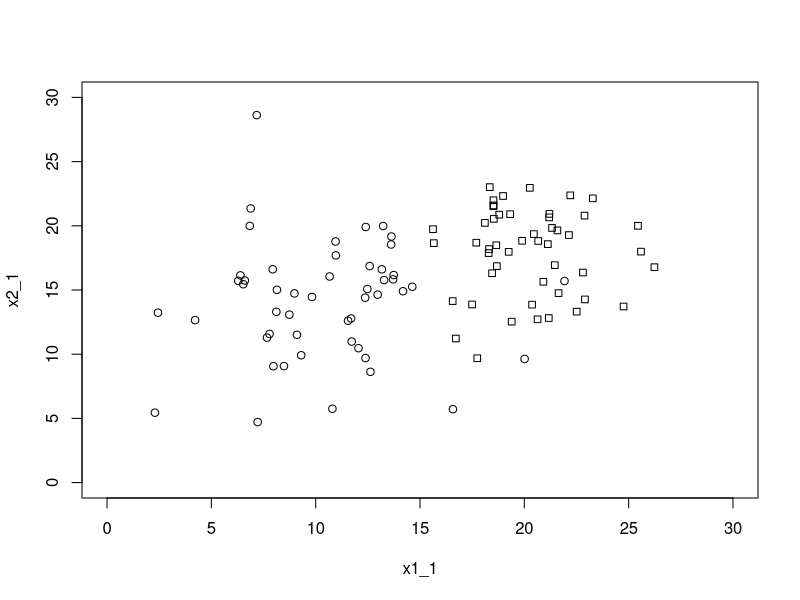

The R script that drew this image:
library(e1071)
x1_1 <- rnorm(50, mean = 10, sd = 4)
x1_2 <- rnorm(50, mean = 20, sd = 3)
x2_1 <- rnorm(50, mean = 14, sd = 4)
x2_2 <- rnorm(50, mean = 18, sd = 4)

plot(x1_1, x2_1, pch=21, xlim=c(0, 30),ylim=c(0, 30))
points(x1_2,x2_2, pch=22)

x1 <- c(x1_1, x1_2)
x2 <- c(x2_1, x2_2)

class<-c(rep('-1',50),rep('1',50))

t<-data.frame(x1, x2, class, stringsAsFactors = TRUE)
for (i in seq(20,80,by=10)) 
{
  idx<-sample(1:dim(t)[1],20)
  train<-t[-idx, ]
  test<-t[idx, ]
  model<-naiveBayes(train[,-3],train$class)
  t_predicted<-predict(model, test)
  print(table(t_predicted,test$class))
}